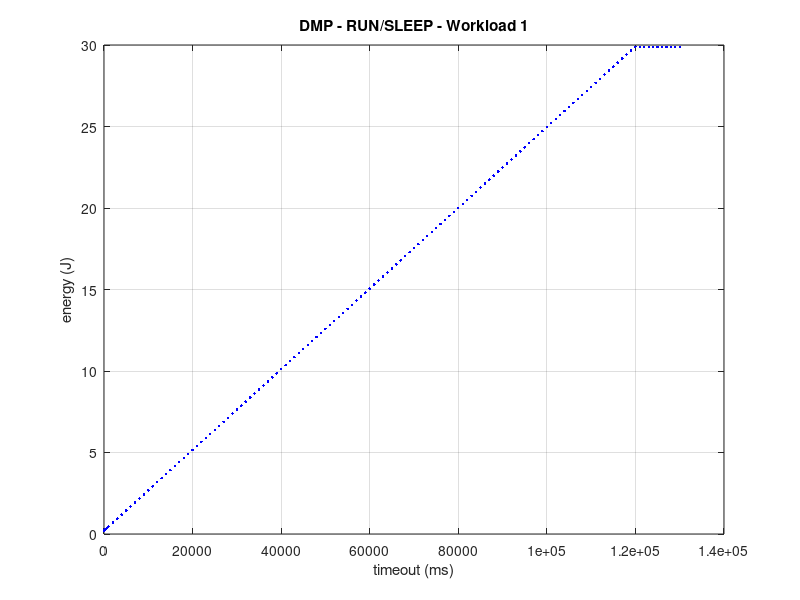
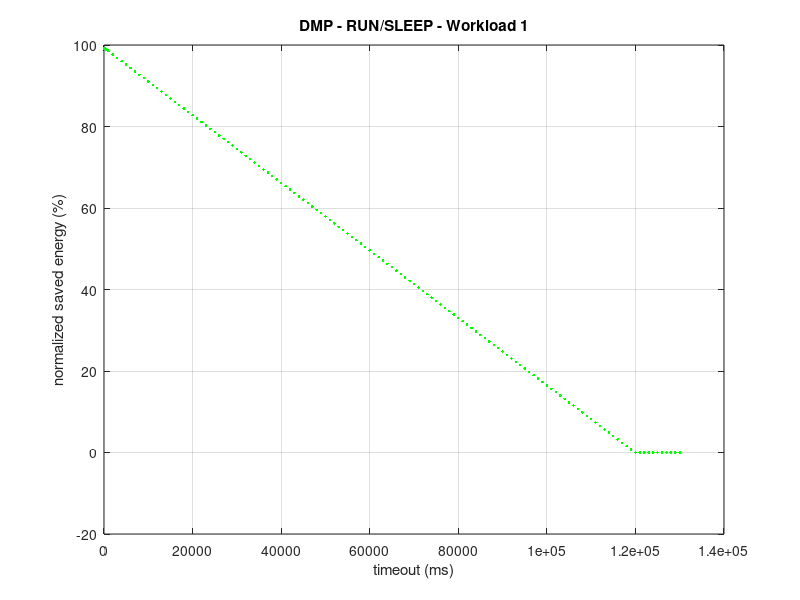

The MATLAB source for these figures, in order:
%% DPM - WORKLOAD 1 - RUN/IDLE
% data extraction from file
DPM_data = dlmread('dpmres_wl1_run_sleep.txt');
timeout = DPM_data(:,1);
energy = DPM_data(:,2);

% timeout vs consumed energy plot
figure(1)
plot(timeout, energy, 'b.', 'LineWidth', 4)
xlabel("timeout (ms)");
ylabel("energy (J)");
grid on;
title("DMP - RUN/SLEEP - Workload 1")

% timeout vs normalized saved energy plot
TOTAL_ENERGY = 29.8790976000;   % energy for WL1 w/o DPM
saved_energy_normalized = zeros(size(energy));

for i = 1:size(energy)
    saved_energy_normalized(i) = ((TOTAL_ENERGY-energy(i))/TOTAL_ENERGY)*100;
end

figure(2)
plot(timeout, saved_energy_normalized, 'g.', 'LineWidth', 4)
xlabel("timeout (ms)");
ylabel("normalized saved energy (%)");
grid on;
title("DMP - RUN/SLEEP - Workload 1")